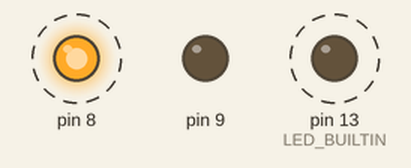
Recording of a sketch running on a simulated Arduino Uno, built with avr-gcc and run on an emulated ATmega328P. Parts: output pins drawn as LEDs (lit = HIGH). Dashed ring = blinking.

Above: at 0.05 s.
Timing chart, 0 to 3.0 s (numbered marks = the images above):
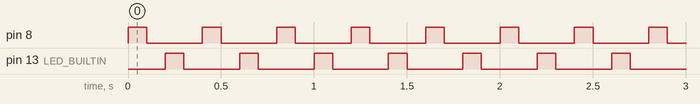

The sketch:

LEDBLINK.ino
```cpp
void setup()
{
 pinMode(8,OUTPUT);
 pinMode(LED_BUILTIN,OUTPUT);
 pinMode(9,OUTPUT);
}

void loop()
{
 digitalWrite(8,HIGH);
 delay(100);
 digitalWrite(8,LOW);
 delay(100);
 digitalWrite(LED_BUILTIN,HIGH);
 delay(100);
 digitalWrite(LED_BUILTIN,LOW);
 delay(100);
}
```

Measured:
- by itself, pin 8, pin 13 (LED_BUILTIN): alternates HIGH for 0.10 s and LOW for 0.30 s
